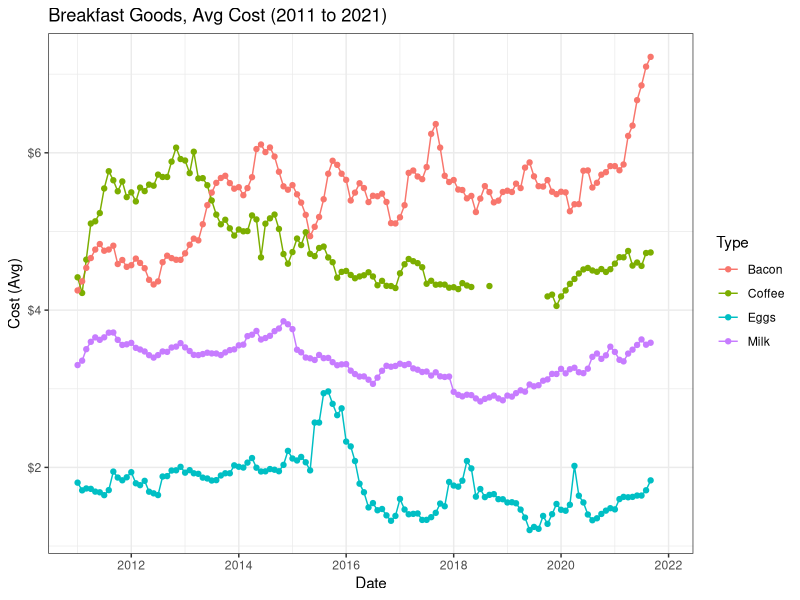
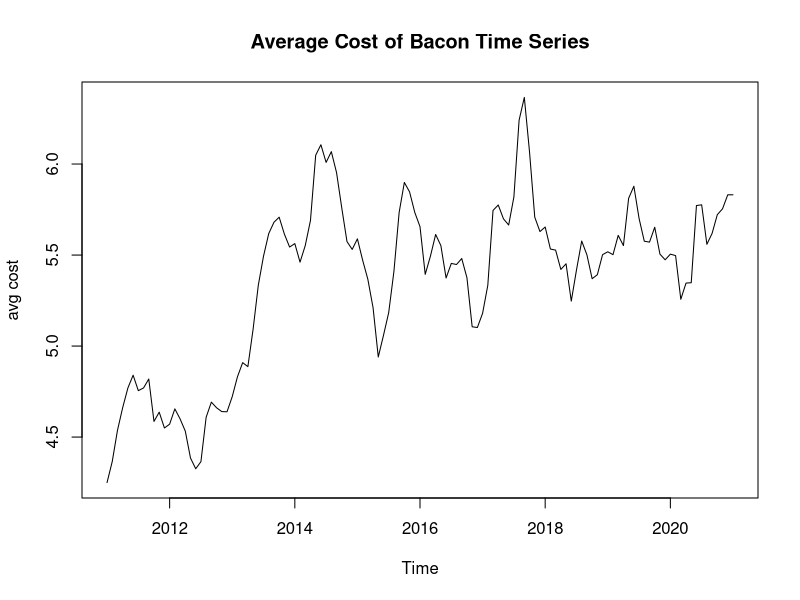
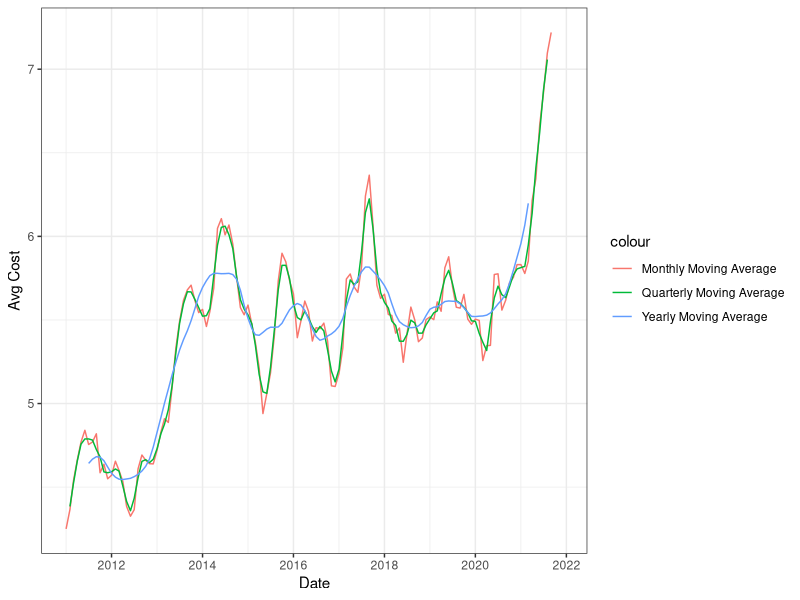
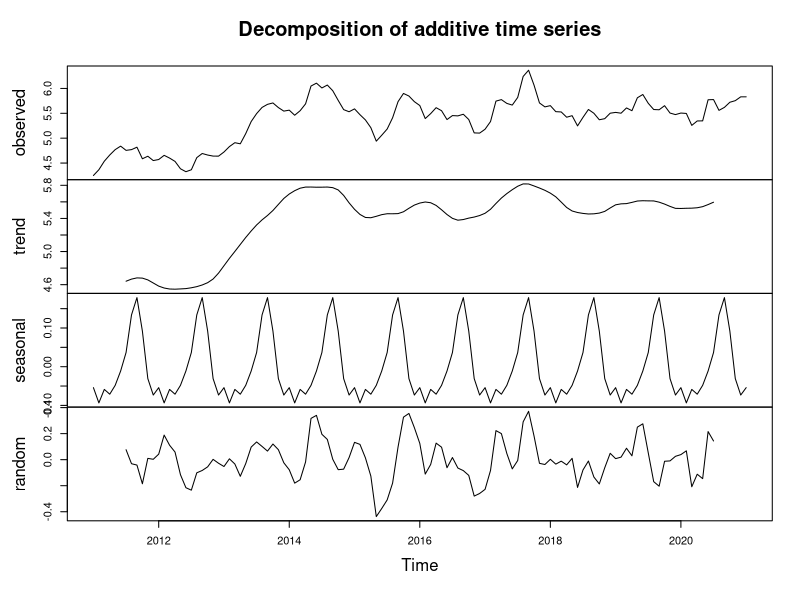
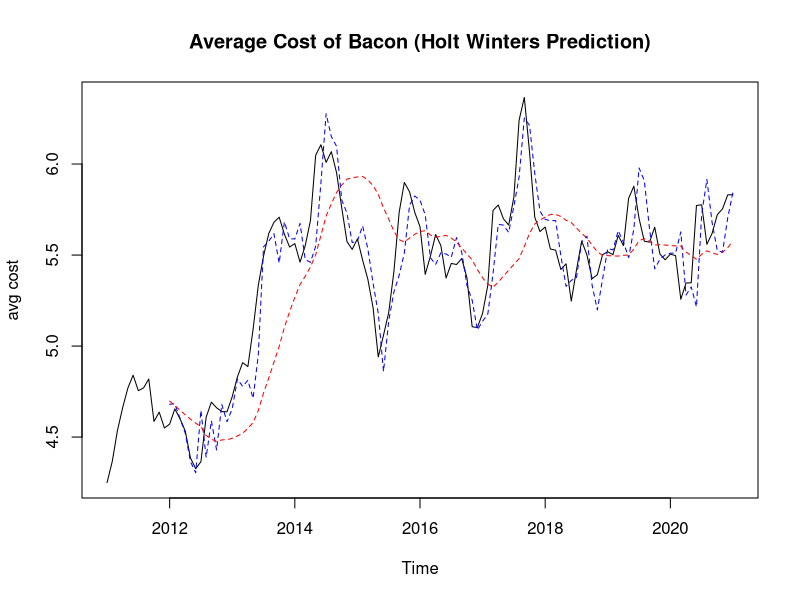
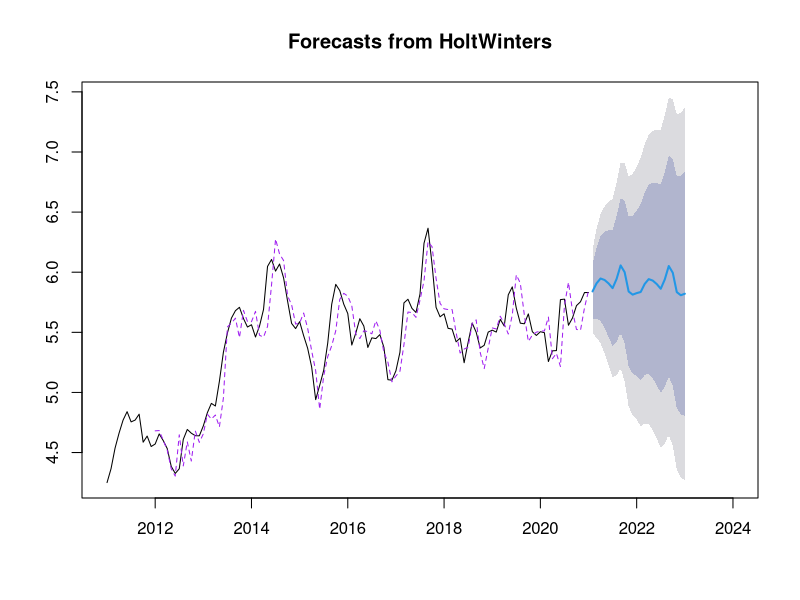
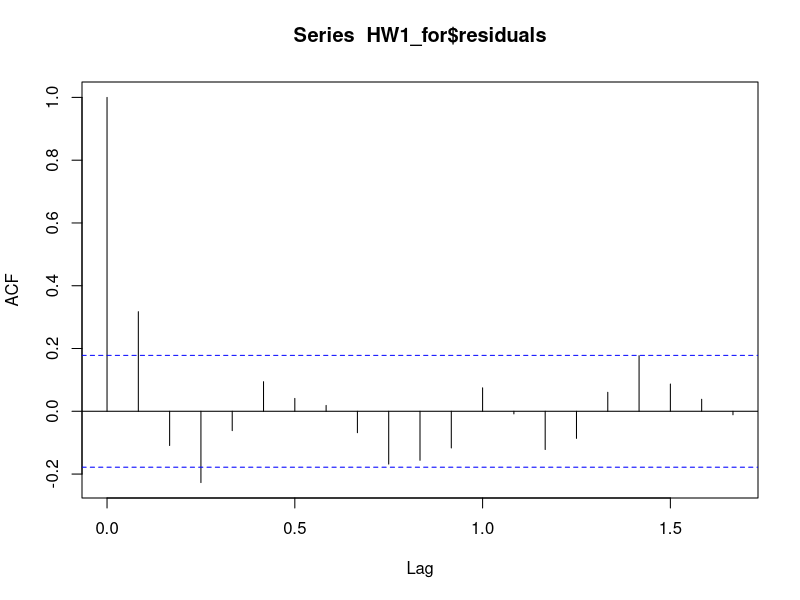
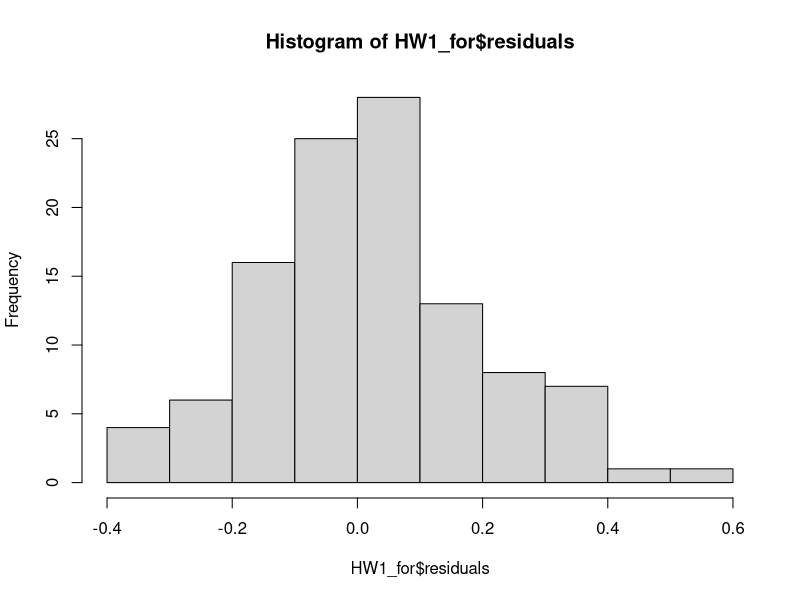

Reproduce these figures in R, in order.
## ---- chunk 1
library(tidyverse)
library(readxl)
library(forecast)

# read in data
df = read_excel("lessons/data/forecasting_milk.xlsx") %>% slice(9:nrow(.)) %>% mutate(type="Milk") %>%
  rbind(read_excel("lessons/data/forecasting_eggs.xlsx") %>% slice(10:nrow(.)) %>% mutate(type="Eggs")) %>%
  rbind(read_excel("lessons/data/forecasting_coffee.xlsx") %>% slice(10:nrow(.)) %>% mutate(type="Coffee")) %>%
  rbind(read_excel("lessons/data/forecasting_bacon.xlsx") %>% slice(10:nrow(.)) %>% mutate(type="Bacon"))

# col names taken from first row and strip that row from df
names(df) <- df[1,] %>% unlist() # pass as character vector
df = df %>% slice(2:nrow(.))

# rename cols
names(df) <- c("Year","Jan","Feb","Mar","Apr","May","Jun","Jul","Aug","Sep","Oct","Nov","Dec","Type")

# preview data
head(df,20)

# make data long-form
df = df %>% pivot_longer(cols=c("Jan","Feb","Mar","Apr","May","Jun","Jul","Aug","Sep","Oct","Nov","Dec"),names_to="Month",values_to="Avg")
df = df %>% mutate(Year=as.numeric(Year),Avg=as.numeric(Avg))
df = df %>% mutate(Date=as.Date(paste(Year,Month, '01'), '%Y %B %d'))

# plot data
df %>% 
  ggplot(aes(x=Date,y=Avg,colour=Type)) + geom_line() + geom_point() + theme_bw() +
  ggtitle("Breakfast Goods, Avg Cost (2011 to 2021)") +
  scale_y_continuous(name = "Cost (Avg)",labels = scales::dollar)
## ---- chunk 2
# make time series
# https://towardsdatascience.com/time-series-forecasting-in-r-with-holt-winters-16ef9ebdb6c0

df_bacon = df %>%
  dplyr::filter(Type=="Bacon")

# convert to time series (we expect monthly points between 2011 and 2021)
bacon_ts = ts(df_bacon$Avg, start = c(2011,1), end = c(2021,1), frequency = 12)

# not necessary for this dataset, but we can use tsclean() to remove outliers and input missing values, if necessary
bacon_ts = tsclean(bacon_ts)

# use baseR's plot to plot a simple plot of the bacon time series
plot(bacon_ts, ylab="avg cost", xlim=c(2011,2021), main="Average Cost of Bacon Time Series")

## ---- chunk 3

# take moving average and apply across different periods
df_bacon_ma = df_bacon 
df_bacon_ma$count = df_bacon_ma$Avg

df_bacon_ma$cnt_ma_monthly = ma(df_bacon$Avg,order=1)
df_bacon_ma$cnt_ma_quarterly = ma(df_bacon$Avg,order=3)
df_bacon_ma$cnt_ma_yearly = ma(df_bacon$Avg,order=12)

ggplot() + 
    geom_line(data = df_bacon_ma, aes(x = Date, y = cnt_ma_monthly, colour = "Monthly Moving Average")) +
    geom_line(data = df_bacon_ma, aes(x = Date, y = cnt_ma_quarterly,   colour = "Quarterly Moving Average"))  +
    geom_line(data = df_bacon_ma, aes(x = Date, y = cnt_ma_yearly, colour = "Yearly Moving Average"))  +
    ylab('Avg Cost') +
  theme_bw()
## ---- chunk 4
# we use decompose() of the stats package to decompose any seasonality effects using moving average
components_bacon <- decompose(bacon_ts)

plot(components_bacon)

## ---- chunk 5
# standard Holt Winters fitting
HW1 <- HoltWinters(bacon_ts)

# we can customize and change parameters
HW2 <- HoltWinters(bacon_ts, alpha=0.1, beta=0.1, gamma=0.2)

# plot each method's predictions using the original data
plot(bacon_ts, ylab="avg cost", xlim=c(2011,2021), main="Average Cost of Bacon (Holt Winters Prediction)")
lines(HW1$fitted[,1], lty=2, col="blue")
lines(HW2$fitted[,2], lty=2, col="red")

## ---- chunk 6
# add confidence interval
HW1_for = forecast(HW1, h=24, level=c(80,95))

plot(HW1_for, xlim=c(2011,2024))
lines(HW1_for$fitted, lty=2, col="purple")

## ---- chunk 7

# autocorrelation method
# Ideally, for non-zero lag, the ACF bars are within the blue range bars.
acf(HW1_for$residuals, lag.max=20, na.action=na.pass)
# note: na.action = na.pass because the last value of $residuals is NA

# Box.test (Ljung-Box) is used to indicate the presences of temporal correlations in our data.  
# Want the p-value > 0.05 for 95% chance the residuals are independent.

Box.test(HW1_for$residuals, lag=20, type="Ljung-Box")

# histogram of residuals. We want residuals to have no heavy skew in the histogram (look for bell curve)
hist(HW1_for$residuals)

